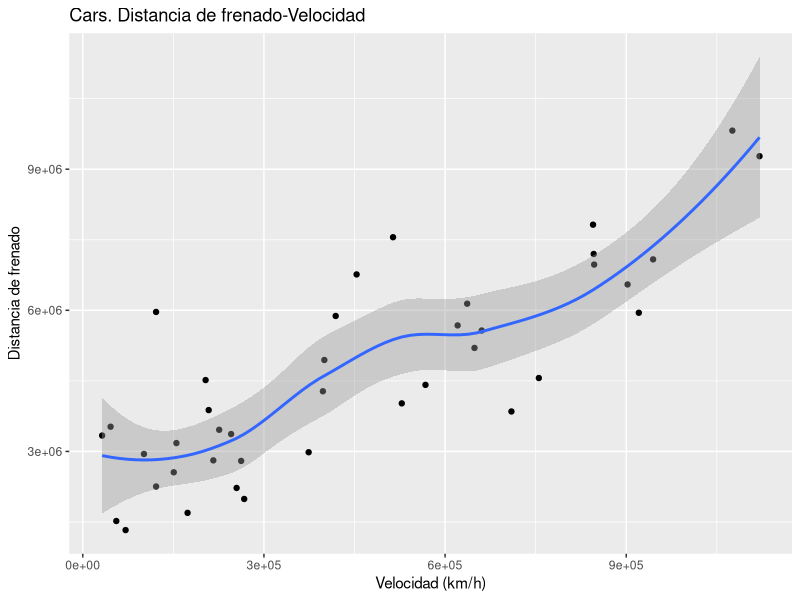

Recreate this plot in R.
## ---- chunk 1
knitr::opts_chunk$set(echo = TRUE)
## ---- chunk 2
# Importar las librerias utilizadas
library(tidyverse)
library(ggplot2)
## ---- chunk 3
# Lectura de datos a partir de un archivo CSV.
areacosechada_origen <- read.csv("datos/FAOSTAT_data_12-18-2021_area.csv")
rendimiento_origen <- read.csv("datos/FAOSTAT_data_12-18-2021_rendimiento.csv")
produccion_origen <- read.csv("datos/FAOSTAT_data_12-18-2021_produccion.csv")
exportaciones_origen <- read.csv("datos/FAOSTAT_data_12-18-2021_exportaciones.csv")

# Extracción de las columnas correspondientes a año y producción.
areacosechada <- areacosechada_origen[, c(12)]
rendimiento <- rendimiento_origen[, c(12)]
produccion <- produccion_origen[, c(12)]
exportaciones <- exportaciones_origen[, c(12)]

# Lista de años
anios <- produccion_origen[, c(10)]

# Asignación de años a los datos de area cosechada
names(areacosechada) <- anios

# Convertir en dataframe
df <- data.frame(cbind(areacosechada, produccion, rendimiento, exportaciones))

## ---- chunk 4
data(df)
head(df,3)
tail(df,3)
## ---- chunk 5

modelo <- lm(exportaciones~produccion, data = df)
summary(modelo)

ggplot(df, aes(x = exportaciones, y = produccion)) +
  geom_point() +
  stat_smooth()+
  xlab("Velocidad (km/h)")+
  ylab("Distancia de frenado") +
  ggtitle("Cars. Distancia de frenado-Velocidad")

